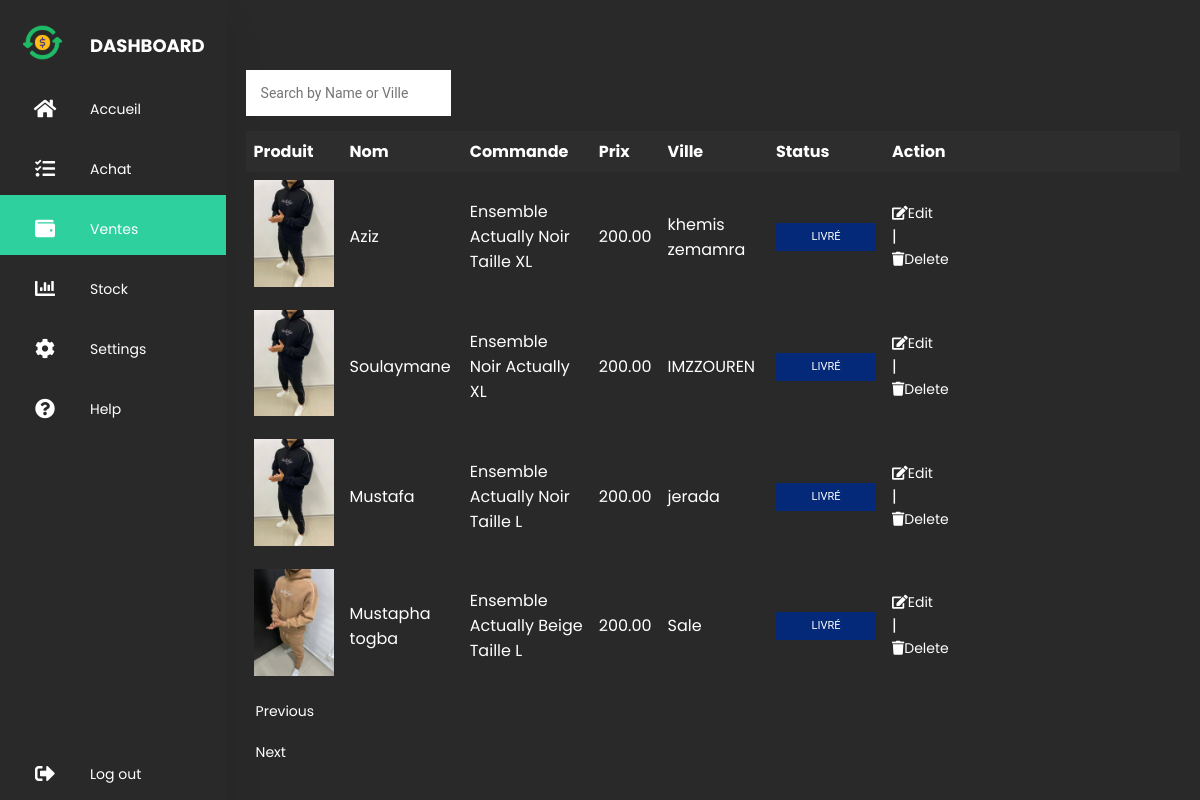
Screenshot of /entre.php?page=4 (signed in) with the database file from the repository.
### tables this page shows
CREATE TABLE `entrer` (
  `id` int(11) NOT NULL,
  `image` varchar(255) NOT NULL,
  `name` varchar(255) NOT NULL,
  `commande` varchar(255) NOT NULL,
  `prix` decimal(10,2) NOT NULL,
  `ville` varchar(255) NOT NULL,
  `status` varchar(50) NOT NULL
);

### entre.php (the view, shortened to what this page needs)
<?php
include 'db.php';
?>
<!DOCTYPE html>
<html>
<head>
    <link rel="stylesheet" href="css/sortie.css" />
    <link rel="stylesheet" href="https://cdnjs.cloudflare.com/ajax/libs/font-awesome/5.15.4/css/all.min.css" />
</head>
<body>
<div class="container">
    <?php include 'menu.php'; ?>
    <section class="main">
            <br>
            <br>
        <div class="search-bar">
            <form method="GET">
                <input class="cherch" type="text" name="search_query" id="searchQuery" placeholder="Search by Name or Ville" required>
            </form>
        </div>
        <table>
            <thead>
            <tr>
                <th>Produit</th>
                <th>Nom</th>
                <th>Commande</th>
                <th>Prix</th>
                <th>Ville</th>
                <th>Status</th>
                <th>Action</th>
            </tr>
            </thead>
            <tbody>
            <?php
            if (isset($_GET['search_query'])) {
                $searchQuery = $_GET['search_query'];
                $searchSql = "SELECT * FROM entrer WHERE name LIKE ? OR ville LIKE ?";
                $stmt = $conn->prepare($searchSql);
                if ($stmt) {
                    $searchParam = "%" . $searchQuery . "%";
                    $stmt->bind_param("ss", $searchParam, $searchParam);
                    $stmt->execute();
                    $result = $stmt->get_result();
                    $stmt->close();
                    if ($result->num_rows > 0) {
                        while ($rowEntrer = $result->fetch_assoc()) {
                            echo "<tr>";
                            echo "<td><img src='" . $rowEntrer["image"] . "' alt='Client Image' width='80'></td>";
                            echo "<td>" . $rowEntrer["name"] . "</td>";
                            echo "<td>" . $rowEntrer["commande"] . "</td>";
                            echo "<td>" . $rowEntrer["prix"] . "</td>";
                            echo "<td>" . $rowEntrer["ville"] . "</td>";
                            $statusClass = "";
                            switch ($rowEntrer["status"]) {
                                case "Livré":
                                    $statusClass = "livre";
                                    break;
                                case "Refusé":
                                    $statusClass = "refuse";
                                    break;
                                default:
                                    $statusClass = "default-button";
                                    break;
                            }
                            echo "<td>";
                            echo "<center>";
                            echo "<button class='status-button $statusClass'>" . $rowEntrer["status"] . "</button>";
                            echo "</center>";
                            echo "</td>";
                            echo "<td><a href='javascript:void(0);' class='edit-client' data-client-id='" . $rowEntrer["id"] . "'><i class='fas fa-edit'></i> Edit</a> | <a href='delete_entre.php?id=" . $rowEntrer["id"] . "'><i class='fas fa-trash'></i> Delete</a></td>";
                            echo "</tr>";
                        }
                    } else {
                        echo "<tr><td colspan='7'>No clients with matching criteria found in 'entrer' table.</td></tr>";
                    }
                }
            }
            else {
                $perPage = 4;
                if (isset($_GET['page'])) {
                    $currentPage = $_GET['page'];
                } else {
                    $currentPage = 1;
                }
                $startIndex = is_numeric($currentPage) ? ($currentPage - 1) * $perPage : 0;
                $sql = "SELECT * FROM entrer ORDER BY id DESC LIMIT $startIndex, $perPage";
                $result = $conn->query($sql);
                if ($result->num_rows > 0) {
                    while ($rowEntrer = $result->fetch_assoc()) {
                        echo "<tr>";
                        echo "<td><img src='" . $rowEntrer["image"] . "' alt='Client Image' width='80'></td>";
                        echo "<td>" . $rowEntrer["name"] . "</td>";
                        echo "<td>" . $rowEntrer["commande"] . "</td>";
                        echo "<td>" . $rowEntrer["prix"] . "</td>";
                        echo "<td>" . $rowEntrer["ville"] . "</td>";
                        $statusClass = "";
                        switch ($rowEntrer["status"]) {
                            case "Livré":
                                $statusClass = "livre";
                                break;
                        }
                        echo "<td>";
                        echo "<center>";
                        echo "<button class='status-button $statusClass'>" . $rowEntrer["status"] . "</button>";
                        echo "</center>";
                        echo "</td>";
                        echo "<td><a href='javascript:void(0);' class='edit-client' data-client-id='" . $rowEntrer["id"] . "'><i class='fas fa-edit'></i> Edit</a> | <a href='delete_entre.php?id=" . $rowEntrer["id"] . "'><i class='fas fa-trash'></i> Delete</a></td>";
                        echo "</tr>";
                    }
                } else {
                    echo "<tr><td colspan='7'>No clients found in 'entrer' table.</td></tr>";
                }
            }
            ?>
            </tbody>
        </table>
        <?php
        $perPage = 4;
        if (isset($_GET['page'])) {
            $currentPage = $_GET['page'];
        } else {
            $currentPage = 1;
        }
        $startIndex = ($currentPage - 1) * $perPage;
        $sqlCount = "SELECT COUNT(*) AS total FROM entrer";
        $countResult = $conn->query($sqlCount);
        $countRow = $countResult->fetch_assoc();
        $totalClients = $countRow['total'];
        echo '<div class="here">';
        if ($currentPage > 1) {
            echo "<a class='dd' href='entre.php?page=" . ($currentPage - 1) . "'>Previous</a>";
        }
        if (is_numeric($totalClients) && is_numeric($startIndex) && $totalClients > $startIndex + $perPage) {
            echo "<a class='dd' href='entre.php?page=" . ($currentPage + 1) . "'>Next</a>";
        }
        echo '</div>';
        ?>
    </section>
</div>
</body>
</html>

### css/sortie.css (style rules this page uses)
* { margin: 0; padding: 0; outline: none; border: none; text-decoration: none; box-sizing: border-box; font-family: "Poppins", sans-serif; }
body { background: #292929; }
.container { display: flex; }
a { position: relative; color: white; font-size: 14px; display: table; width: 280px; padding: 10px; }
.main { position: relative; padding: 20px; width: 100%; }
table { width: 100%; border-collapse: collapse; }
th, td { padding: 8px; text-align: left; color: #FFFFFF; }
th { background-color: #2d2d2d; }
input { font-family: "Roboto", sans-serif; outline: 0; width: 100%; border: 0; margin: 0 0 15px; padding: 15px; box-sizing: border-box; font-size: 14px; }
.status-button { font-family: "Roboto", sans-serif; text-transform: uppercase; outline: 0; border: none; padding: 8px; color: #FFFFFF; -webkit-transition: all 0.3s ease; transition: all 0.3s ease; cursor: pointer; line-height: 12px; font-size: 11px; width: 100px; }
.livre { background: #032978; }
.cherch { font-family: "Roboto", sans-serif; outline: 0; width: 22%; border: 0; margin: 0 0 15px; padding: 15px; box-sizing: border-box; font-size: 14px; }

### rows the page displays
entrer: image (picture), name "Aziz", commande "Ensemble Actually Noir Taille XL", prix "200.00", ville "khemis zemamra", status "LIVRÉ"
entrer: image (picture), name "Soulaymane", commande "Ensemble Noir Actually XL", prix "200.00", ville "IMZZOUREN", status "LIVRÉ"
entrer: image (picture), name "Mustafa", commande "Ensemble Actually Noir Taille L", prix "200.00", ville "jerada", status "LIVRÉ"
entrer: image (picture), name "Mustapha togba", commande "Ensemble Actually Beige Taille L", prix "200.00", ville "Sale", status "LIVRÉ"
